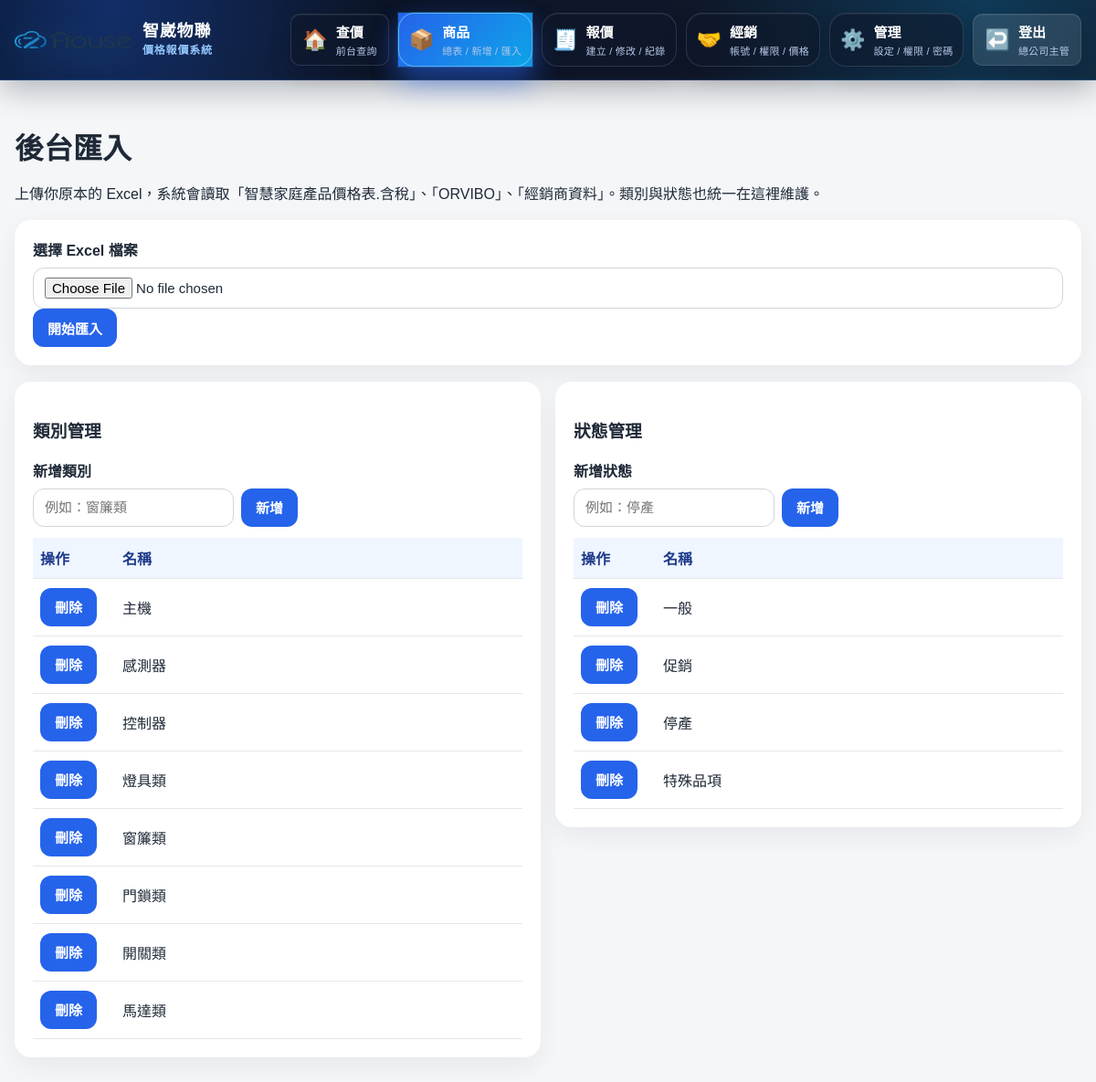
The page /admin/import (signed in) on the database its author committed.
### app/models.py (models this page shows)
class InternalUser(Base):
    __tablename__ = "internal_users"
    id = Column(Integer, primary_key=True, index=True)
    username = Column(String(100), unique=True, nullable=False)
    password = Column(String(50), nullable=False)
    display_name = Column(String(100), nullable=True)
    role = Column(String(50), nullable=False, default="quote_only")
    is_active = Column(Integer, nullable=False, default=1)
    created_at = Column(DateTime, default=datetime.utcnow, nullable=False)
    updated_at = Column(DateTime, default=datetime.utcnow, nullable=False)

class CategoryOption(Base):
    __tablename__ = "category_options"
    id = Column(Integer, primary_key=True, index=True)
    name = Column(String(100), unique=True, nullable=False)
    is_active = Column(Integer, nullable=False, default=1)
    created_at = Column(DateTime, default=datetime.utcnow, nullable=False)

class StatusOption(Base):
    __tablename__ = "status_options"
    id = Column(Integer, primary_key=True, index=True)
    name = Column(String(100), unique=True, nullable=False)
    is_active = Column(Integer, nullable=False, default=1)
    created_at = Column(DateTime, default=datetime.utcnow, nullable=False)

### app_flask.py (the view, shortened to what this page needs)
@flask_app.route('/admin/import', methods=['GET', 'POST'])
@require_internal_permission('all')
def admin_import_page():
    db = db_session()
    try:
        message = None
        rates = get_rate_map(db)
        category_options = db.query(models.CategoryOption).order_by(models.CategoryOption.name).all()
        status_options = db.query(models.StatusOption).order_by(models.StatusOption.name).all()
        return render_template('admin_import.html', rates=rates, message=message, category_options=category_options, status_options=status_options)
    finally:
        db.close()

### app/services/excel_importer.py (called while the page is built)
def get_rate_map(db: Session) -> Dict[str, float]:
    rows = db.query(models.ExchangeRate).all()
    data = {r.currency: r.rate_to_twd for r in rows}
    data.setdefault("USD", 32.5)
    data.setdefault("RMB", 4.5)
    data.setdefault("TWD", 1.0)
    return data

### app_flask.py (called while the page is built, shortened)
def current_internal_user(db=None):
    user_id = session.get('internal_user_id')
    if not user_id:
        return None
    close_db = False
    if db is None:
        db = db_session()
        close_db = True
    try:
        return db.query(models.InternalUser).filter(models.InternalUser.id == user_id).first()
    finally:
        if close_db:
            db.close()

def is_internal_logged_in():
    return bool(session.get('internal_user_id') or session.get('internal_auth'))

def internal_has_permission(permission: str, db=None) -> bool:
    user = current_internal_user(db)
    if user:
        role = (user.role or 'quote_only').strip()
        perms = INTERNAL_ROLE_PERMISSIONS.get(role, {})
        if perms.get('all'):
            return True
        return bool(perms.get(permission))
    return bool(session.get('internal_auth'))

def require_internal_permission(permission):
    def decorator(view_func):
        @wraps(view_func)
        def wrapper(*args, **kwargs):
            if not is_internal_logged_in():
                return redirect(url_for('internal_login', next=request.path))
            if not internal_has_permission(permission):
                flash('此帳號無此權限。')
                return redirect(url_for('internal_home') if internal_has_permission('quote_only') else url_for('internal_login'))
            return view_func(*args, **kwargs)
        return wrapper
    return decorator

@flask_app.context_processor
def inject_auth_state():
    db = None
    dealer_name = ''
    dealer_level = ''
    internal_user = current_internal_user(db) if False else None
    return {
        'is_internal_logged_in': is_internal_logged_in(),
        'is_dealer_logged_in': bool(session.get('dealer_id')),
        'dealer_name': dealer_name,
        'dealer_level': dealer_level,
        'internal_username': session.get('internal_username',''),
        'internal_display_name': session.get('internal_display_name',''),
        'internal_role': session.get('internal_role',''),
        'can_manage_all': bool(session.get('internal_role') == 'supervisor' or session.get('internal_auth')),
        'can_quote_only': bool(is_internal_logged_in()),
    }

def db_session():
    return SessionLocal()

### app/templates/admin_import.html (shortened to what this page needs)
{% extends "base.html" %}
{% block content %}
<div class="page-header">
    <h1>後台匯入</h1>
    <p>上傳你原本的 Excel，系統會讀取「智慧家庭產品價格表.含稅」、「ORVIBO」、「經銷商資料」。類別與狀態也統一在這裡維護。</p>
</div>
<div class="card">
    <form method="post" action="/admin/import" enctype="multipart/form-data">
        <label>選擇 Excel 檔案</label>
        <input type="file" name="file" accept=".xlsx,.xlsm,.xls" required>
        <button type="submit">開始匯入</button>
    </form>
</div>
<div class="grid-2" style="margin-top:16px;align-items:start;">
    <div class="card admin-import-fixed">
        <h3>類別管理</h3>
        <form method="post" action="/admin/import" class="inline-form">
            <div class="input-wrap">
                <label>新增類別</label>
                <input type="text" name="category_name" maxlength="10" placeholder="例如：窗簾類">
            </div>
            <button type="submit">新增</button>
        </form>
        <table class="table" style="margin-top:12px;">
            <thead><tr><th style="width:90px;">操作</th><th>名稱</th></tr></thead>
            <tbody>
                {% for item in category_options %}
                <tr>
                    <td>
                        <form method="post" action="/admin/import" onsubmit="return confirm('確定刪除這個類別？');">
                            <button type="submit" class="danger">刪除</button>
                        </form>
                    </td>
                    <td>{{ item.name }}</td>
                </tr>
                {% else %}
                <tr><td colspan="2">目前沒有資料</td></tr>
                {% endfor %}
            </tbody>
        </table>
    </div>
    <div class="card admin-import-fixed">
        <h3>狀態管理</h3>
        <form method="post" action="/admin/import" class="inline-form">
            <div class="input-wrap">
                <label>新增狀態</label>
                <input type="text" name="status_name" maxlength="10" placeholder="例如：停產">
            </div>
            <button type="submit">新增</button>
        </form>
        <table class="table" style="margin-top:12px;">
            <thead><tr><th style="width:90px;">操作</th><th>名稱</th></tr></thead>
            <tbody>
                {% for item in status_options %}
                <tr>
                    <td>
                        <form method="post" action="/admin/import" onsubmit="return confirm('確定刪除這個狀態？');">
                            <button type="submit" class="danger">刪除</button>
                        </form>
                    </td>
                    <td>{{ item.name }}</td>
                </tr>
                {% else %}
                <tr><td colspan="2">目前沒有資料</td></tr>
                {% endfor %}
            </tbody>
        </table>
    </div>
</div>
{% endblock %}

### app/templates/base.html (shortened to what this page needs)
<!DOCTYPE html>
<html lang="zh-Hant">
<head>
    <link rel="stylesheet" href="/static/style.css">
</head>
<body>
    {% set current_path = request.path %}
    <header class="topbar no-print tech-topbar">
        <div class="container topbar-inner topbar-v89">
            <a class="brand brand-link brand-v89" href="{% if is_internal_logged_in %}/internal/home{% elif is_dealer_logged_in %}/dealer/products{% else %}/{% endif %}">
                <img src="/static/logo.png" alt="智崴物聯 Logo" class="brand-logo">
                <span class="brand-text"><strong>智崴物聯</strong><small>價格報價系統</small></span>
            </a>
            <nav class="nav nav-v89" aria-label="主選單">
                {% if is_internal_logged_in %}
                    <a class="nav-card {% if current_path.startswith('/internal') %}nav-active{% endif %}" href="/internal/home"><span class="nav-icon">🏠</span><span><strong>查價</strong><small>前台查詢</small></span></a>
                    {% if can_manage_all %}
                    <details class="nav-group-card {% if current_path.startswith('/products') or current_path.startswith('/admin/products') or current_path.startswith('/admin/import') or current_path.startswith('/admin/price-files') %}nav-active{% endif %}">
                        <summary><span class="nav-icon">📦</span><span><strong>商品</strong><small>總表 / 新增 / 匯入</small></span></summary>
                    </details>
                    {% endif %}
                    <details class="nav-group-card {% if current_path.startswith('/quotes') %}nav-active{% endif %}">
                        <summary><span class="nav-icon">🧾</span><span><strong>報價</strong><small>建立 / 修改 / 紀錄</small></span></summary>
                    </details>
                    {% if can_manage_all %}
                    <details class="nav-group-card {% if current_path.startswith('/admin/dealers') or current_path.startswith('/dealer/products') %}nav-active{% endif %}">
                        <summary><span class="nav-icon">🤝</span><span><strong>經銷</strong><small>帳號 / 權限 / 價格</small></span></summary>
                    </details>
                    <details class="nav-group-card ">
                        <summary><span class="nav-icon">⚙️</span><span><strong>管理</strong><small>設定 / 權限 / 密碼</small></span></summary>
                    </details>
                    {% else %}
                    <a class="nav-card {% if current_path.startswith('/admin/password') %}nav-active{% endif %}" href="/admin/password"><span class="nav-icon">🔐</span><span><strong>密碼</strong><small>修改密碼</small></span></a>
                    {% endif %}
                    <a class="nav-card nav-logout-v89" href="/logout"><span class="nav-icon">↩️</span><span><strong>登出</strong><small>{{ internal_display_name or '帳號' }}</small></span></a>
                {% endif %}
            </nav>
        </div>
    </header>
    <main class="container page">
        {% block content %}{% endblock %}
    </main>
</body>
</html>

### app/static/style.css (style rules this page uses)
* { box-sizing: border-box; }
body { margin: 0; font-family: "Microsoft JhengHei", "PingFang TC", Arial, sans-serif; background: #f4f6f8; color: #1f2937; }
.container { width: min(1680px, calc(100% - 32px)); margin: 0 auto; }
.topbar { background: #0f172a; color: white; padding: 14px 0; box-shadow: 0 2px 10px rgba(0,0,0,0.1); }
.topbar-inner { display: flex; align-items: center; justify-content: space-between; gap: 16px; }
.brand { font-size: 20px; font-weight: 700; }
.nav { display: flex; gap: 14px; flex-wrap: wrap; }
.nav a { color: white; text-decoration: none; padding: 8px 12px; border-radius: 10px; }
.page { padding: 28px 0 60px; }
.page-header { margin-bottom: 18px; }
.page-header h1 { margin-bottom: 6px; }
.card { background: white; border-radius: 18px; padding: 20px; margin-bottom: 18px; box-shadow: 0 10px 28px rgba(15, 23, 42, 0.06); overflow-x:auto; }
.grid-2, .grid-5 { display: grid; gap: 16px; }
.grid-2 { grid-template-columns: repeat(2, minmax(0, 1fr)); }
label { display: block; font-weight: 700; margin-bottom: 8px; }
input, select, textarea, button { width: 100%; padding: 10px 12px; border-radius: 12px; border: 1px solid #d1d5db; font-size: 15px; }
button, .button-link { background: #2563eb; color: white; border: none; cursor: pointer; text-decoration: none; text-align: center; display: inline-block; width: auto; padding: 10px 16px; border-radius: 12px; font-weight: 700; }
.table { width: 100%; border-collapse: collapse; overflow: hidden; min-width: 1100px; }
.table th, .table td { border-bottom: 1px solid #e5e7eb; padding: 10px 8px; text-align: left; vertical-align: middle; }
.table th { background: #eff6ff; color: #1e3a8a; font-weight: 700; }
:root { --safe-bottom: env(safe-area-inset-bottom, 0px); }
html { -webkit-text-size-adjust: 100%; }
body { min-width: 0; }
.nav { overflow-x:auto; -webkit-overflow-scrolling:touch; scrollbar-width:thin; }
.nav a { white-space:nowrap; }
input, select, textarea, button, .button-link { min-height: 42px; }
.brand-link { color:#fff; text-decoration:none; line-height:1.25; white-space:nowrap; }
.tech-topbar { background: radial-gradient(circle at 10% 10%, rgba(37,99,235,.35), transparent 28%), radial-gradient(circle at 90% 0%, rgba(14,165,233,.25), transparent 30%), linear-gradient(135deg, #07111f 0%, #0f172a 50%, #111827 100%); border-bottom:1px solid rgba(96,165,250,.22); box-shadow:0 10px 35px rgba(2,8,23,.28); padding:14px 0; }
.topbar-v89 { display:flex;align-items:center;justify-content:space-between;gap:18px; }
.brand-v89 { display:flex;align-items:center;gap:12px;min-width:230px; }
.brand-logo { width:150px;max-height:46px;object-fit:contain;filter:drop-shadow(0 8px 18px rgba(56,189,248,.22)); }
.brand-text { display:flex;flex-direction:column;line-height:1.1;letter-spacing:.04em; }
.brand-text strong { font-size:18px;color:#fff; }
.brand-text small { font-size:12px;color:#93c5fd;margin-top:4px; }
.nav-v89 { display:flex;align-items:center;gap:10px;overflow:visible; }
.nav-card,.nav-group-card summary { display:flex;align-items:center;gap:9px;color:#e5f2ff;text-decoration:none; background:rgba(15,23,42,.58);border:1px solid rgba(148,163,184,.22); border-radius:18px;padding:10px 14px;min-height:58px;cursor:pointer; box-shadow:inset 0 1px 0 rgba(255,255,255,.06), 0 8px 24px rgba(2,8,23,.18); transition:transform .16s ease, border-color .16s ease, background .16s ease, box-shadow .16s ease; white-space:nowrap; }
.nav-logout-v89 { background:rgba(255,255,255,.10); }
.nav-icon { font-size:22px;line-height:1; }
.nav-card span:last-child,.nav-group-card summary span:last-child { display:flex;flex-direction:column;gap:2px; }
.nav-card strong,.nav-group-card strong { font-size:17px;color:#fff; }
.nav-card small,.nav-group-card small { font-size:11px;color:#b6c7e6;letter-spacing:.02em; }
.nav-group-card { position:relative;list-style:none; }
.nav-group-card summary { list-style:none; }
@media (max-width:1280px) { .brand-logo { width:128px; } }
@media (max-width:1280px) { .brand-v89 { min-width:190px; } }
@media (max-width:1280px) { .nav-card,.nav-group-card summary { padding:9px 11px;min-height:54px; } }
@media (max-width:1280px) { .nav-card strong,.nav-group-card strong { font-size:15px; } }
.nav-active, .nav-active > summary { background:linear-gradient(135deg,#2563eb,#0ea5e9) !important; border-color:rgba(125,211,252,.62) !important; box-shadow:0 14px 30px rgba(37,99,235,.34), 0 0 0 1px rgba(56,189,248,.18) !important; }

### rows shown on the page
InternalUser: display_name "總公司主管"
CategoryOption: name "主機"
CategoryOption: name "感測器"
CategoryOption: name "控制器"
CategoryOption: name "燈具類"
CategoryOption: name "窗簾類"
CategoryOption: name "門鎖類"
CategoryOption: name "開關類"
CategoryOption: name "馬達類"
StatusOption: name "一般"
StatusOption: name "促銷"
StatusOption: name "停產"
StatusOption: name "特殊品項"
